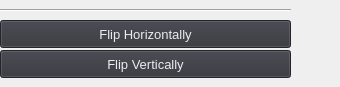
                  <widget class="QWidget" name="selection_page">
                   <widget class="QPushButton" name="flipHBtn">
                    <property name="geometry">
                     <rect>
                      <x>0</x>
                      <y>20</y>
                      <width>291</width>
                      <height>28</height>
                     </rect>
                    </property>
                    <property name="font">
                     <font>
                      <pointsize>10</pointsize>
                     </font>
                    </property>
                    <property name="styleSheet">
                     <string notr="true">QPushButton{
	color: rgb(235, 235, 240);
	
	background-color: rgb(51, 52, 59);
	padding: 5px;
}

QPushButton:pressed{
background-color: rgb(99, 101, 135);
}

QPushButton:hover{
background-color: rgb(99, 101, 135);
}

QPushButton:disabled{
	background-color: rgb(60, 62, 70);
	color: rgb(102, 105, 120);
}</string>
                    </property>
                    <property name="text">
                     <string>Flip Horizontally</string>
                    </property>
                   </widget>
                   <widget class="QPushButton" name="flipVBtn">
                    <property name="geometry">
                     <rect>
                      <x>0</x>
                      <y>50</y>
                      <width>291</width>
                      <height>28</height>
                     </rect>
                    </property>
                    <property name="font">
                     <font>
                      <pointsize>10</pointsize>
                     </font>
                    </property>
                    <property name="styleSheet">
                     <string notr="true">QPushButton{
	color: rgb(235, 235, 240);
	
	background-color: rgb(51, 52, 59);
	padding: 5px;
}

QPushButton:pressed{
background-color: rgb(99, 101, 135);
}

QPushButton:hover{
background-color: rgb(99, 101, 135);
}

QPushButton:disabled{
	background-color: rgb(60, 62, 70);
	color: rgb(102, 105, 120);
}</string>
                    </property>
                    <property name="text">
                     <string>Flip Vertically</string>
                    </property>
                   </widget>
                   <widget class="Line" name="line_2">
                    <property name="geometry">
                     <rect>
                      <x>-40</x>
                      <y>0</y>
                      <width>331</width>
                      <height>20</height>
                     </rect>
                    </property>
                    <property name="orientation">
                     <enum>Qt::Horizontal</enum>
                    </property>
                   </widget>
                  </widget>
